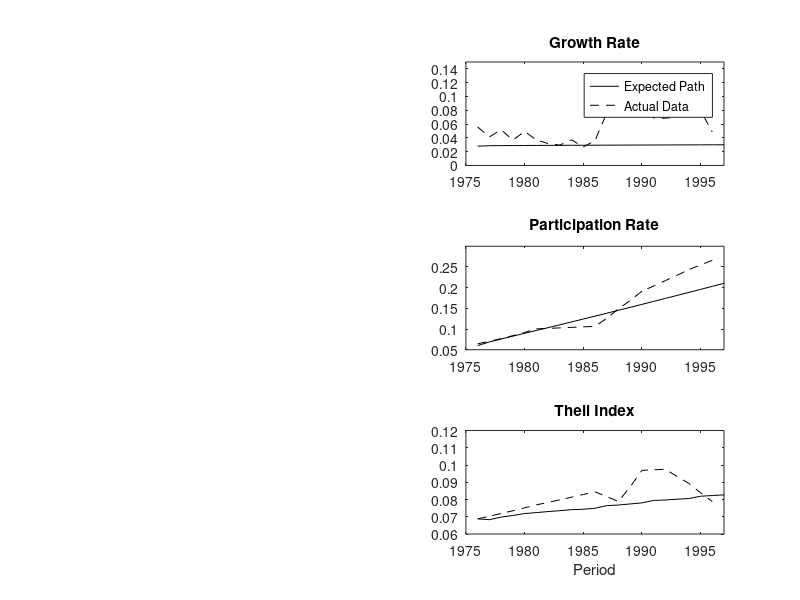

Reproduce this figure in MATLAB. (Note: this script raises an error after producing the figure.)
clear;
% Benchmark
%load HIST7ku;

% Sensitivity Analysis RES final version --> Need to load OUTfiles below twice
%load HISTHC; % Alternative, Higher Agg Mean Return
%load HISTEP; % Lower Variance of Idiosyncratic Shocks
%load HISTSA; % Higher Return of Safe Asset
%load HIST17; % Larger Variance in Agg Shock
%load HISTCRSfin; % Higher Risk Aversion
load HISTHMTC; % Higher Marginal Cost

%load thaidat2;
%load thaidat3k;
load thaigro;
load thaidat5T2;

afindp=H;
agdpg=100*(Allgrowk-1);
athidx=Theil;

rfindp=part/100;
rgdpg=grinc;

% Correct approx error b/w analytical and raw data
%load GJMagg7C;
%uthidx=uthidx*40/41;
load SimCond7;
xthidxL=Theil;
uthidxL=mean(xthidxL);

rthidx=TT_all_N+(uthidxL(1)-TT_all_N(1));

%mginiadj=mgini-(mgini(1)-rgini(1));
%aginiadj=agini-(agini(1)-rgini(1));


t31=linspace(1976,2006,31);
t30=linspace(1976,2005,30);
t29=linspace(1976,2004,29);
t21=linspace(1976,1996,21);

subplot(3,2,2)
%figure
plot(t29,agdpg/100,'k',t21,rgdpg/100,'k--')
title('Growth Rate')
legend('Expected Path','Actual Data')
axis([1975,1997,0,0.15])

subplot(3,2,4)
%figure
plot(t30,afindp,'k',t21,rfindp,'k--')
title('Participation Rate')
%legend('Analytical','Actual Data')
axis([1975,1997,0.05,0.3])

subplot(3,2,6)
%figure
plot(t30,athidx,'k',t21,rthidx,'k--')
title('Theil Index')
xlabel('Period')
axis([1975,1997,0.06,0.12])

%figure
%plot(t30,aginiadj,'k',t30,mginiadj,'k-.',t21,rgini,'k:')
%title('Gini')
%legend('Analytical','Monte Carlo','Actual Data')

clear;

load GJ_out;
subplot(3,2,1)
hold on
plot(GJk,Wsf(1,:),'k:')
clear;

% Need to chage OUTfiles here also below one more time
%load OUTHC
%load OUTEP;
%load OUTSA;
%load OUTnew17;
%load OUTCRSfin;
load GJ_out;

optsav=GJbet; % if log
plot(GJk,Wsf(1,:),'k')
title('Savings Rate')
%xlabel('capital')
%legend('Benchmark','Lower Var(\epsilon)') %EP
legend('Benchmark','Higher Safe Return') %SA
axis([GJkA GJkB 0.94 0.99])
%xlabel('wealth (model unit)')
text(CritK,0.945,['k^{*}=',num2str(round(CritK*10)/10)])
clear;

load GJ_out;
subplot(3,2,3)
hold on
plot(GJk,Wsf(2,:),'k:')
clear;

% Need to change this OUTfiles
%load OUTHC;
%load OUTEP;
%load OUTSA;
%load OUTnew17;
%load OUTCRSfin;
load GJ_out;

plot(GJk,Wsf(2,:),'k')
title('Portfolio Share')
xlabel('wealth (model unit)')
axis([GJkA GJkB 0 1])
%text(CritK,0.1,['k^{*}=',num2str(round(CritK*10)/10)])
hold off
